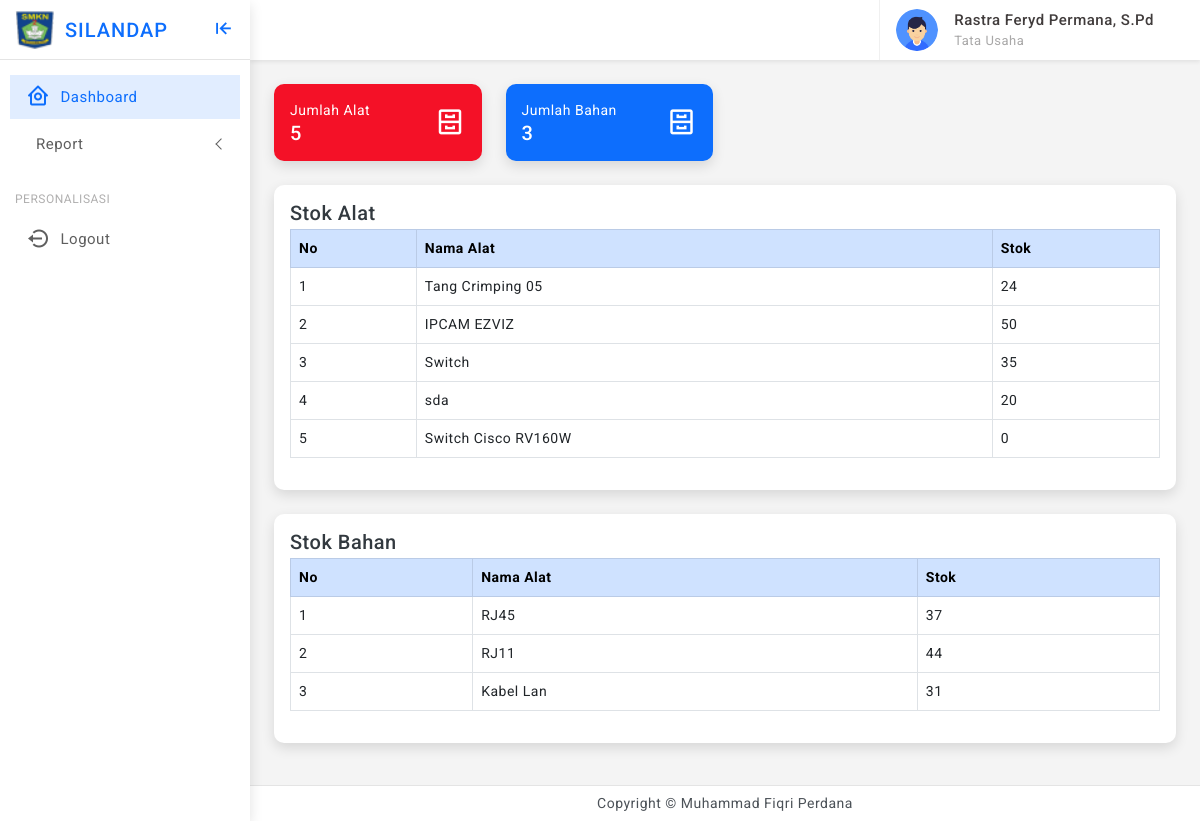
Screenshot of /tu/index.php (signed in) with the database file from the repository.
### tables this page shows
CREATE TABLE `tbl_barang` (
  `id_barang` int(11) NOT NULL,
  `kode_barang` varchar(50) NOT NULL,
  `nama_barang` varchar(100) NOT NULL,
  `kategori` varchar(25) NOT NULL,
  `kondisi` varchar(25) NOT NULL,
  `stok` int(11) NOT NULL,
  `foto` varchar(255) NOT NULL,
  `kepemilikan` varchar(100) NOT NULL
);

### tu/index.php (the view, shortened to what this page needs)
<?php
include "../koneksi.php";
?>
<!doctype html>
<html lang="en" class="">
<head>
    <link href="../assets/plugins/simplebar/css/simplebar.css" rel="stylesheet" />
    <link href="../assets/plugins/perfect-scrollbar/css/perfect-scrollbar.css" rel="stylesheet" />
    <link href="../assets/plugins/highcharts/css/highcharts.css" rel="stylesheet" />
    <link href="../assets/plugins/vectormap/jquery-jvectormap-2.0.2.css" rel="stylesheet" />
    <link href="../assets/plugins/metismenu/css/metisMenu.min.css" rel="stylesheet" />
    <link href="../assets/css/pace.min.css" rel="stylesheet" />
    <link href="../assets/css/bootstrap.min.css" rel="stylesheet">
    <link href="../assets/css/app.css" rel="stylesheet">
    <link href="../assets/css/icons.css" rel="stylesheet">
    <link rel="stylesheet" href="../assets/css/dark-theme.css" />
    <link rel="stylesheet" href="../assets/css/semi-dark.css" />
    <link rel="stylesheet" href="../assets/css/header-colors.css" />
</head>
<body>
    <div class="wrapper">
        <?php include "theme-sidebar.php" ?>
        <?php include "theme-header.php" ?>
        <div class="page-wrapper">
            <div class="page-content">
                <div class="row row-cols-1 row-cols-lg-2 row-cols-xl-4">
                    <?php
                    $query_alat = "SELECT * FROM tbl_barang WHERE kategori='Alat'";
                    $result_alat = mysqli_query($conn, $query_alat);
                    $jml_alat = mysqli_num_rows($result_alat);
                     ?>
                    <div class="col">
                        <div class="card radius-10 overflow-hidden bg-danger">
                            <div class="card-body">
                                <div class="d-flex align-items-center">
                                    <div>
                                        <p class="mb-0 text-white">Jumlah Alat</p>
                                        <h5 class="mb-0 text-white"><?php echo $jml_alat ?></h5>
                                    </div>
                                    <div class="ms-auto text-white"> <i class='bx bx-cabinet font-30'></i>
                                    </div>
                                </div>
                            </div>
                        </div>
                    </div>
                    <?php
                    $query_bahan = "SELECT * FROM tbl_barang WHERE kategori='Bahan'";
                    $result_bahan = mysqli_query($conn, $query_bahan);
                    $jml_bahan = mysqli_num_rows($result_bahan);
                     ?>
                    <div class="col">
                        <div class="card radius-10 overflow-hidden bg-primary">
                            <div class="card-body">
                                <div class="d-flex align-items-center">
                                    <div>
                                        <p class="mb-0 text-white">Jumlah Bahan</p>
                                        <h5 class="mb-0 text-white"><?php echo $jml_bahan ?></h5>
                                    </div>
                                    <div class="ms-auto text-white"> <i class='bx bx-cabinet font-30'></i>
                                    </div>
                                </div>
                            </div>
                        </div>
                    </div>
                </div>
                <div class="row">
                    <div class="col">
                        <div class="card radius-10 mb-4">
                            <div class="card-body">
                                <div class="d-flex align-items-center">
                                    <div>
                                        <h5 class="mb-1">Stok Alat</h5>
                                    </div>
                                </div>
                                <?php
                                $quer_alat2 = "SELECT * FROM tbl_barang WHERE kategori='Alat' LIMIT 5";
                                $result_alat2 = mysqli_query($conn, $quer_alat2);
                                ?>
                                <div class="table-responsive">
                                    <table class="table table-hover table-bordered">
                                        <thead class="table-primary">
                                            <tr>
                                                <th>No</th>
                                                <th>Nama Alat</th>
                                                <th>Stok</th>
                                            </tr>
                                        </thead>
                                        <tbody>
                                            <?php
                                            $no = 1;
                                            while ($row_alat2 = mysqli_fetch_assoc($result_alat2)) { ?>
                                            <tr>
                                                <td><?php echo $no++ ?></td>
                                                <td><?php echo $row_alat2["nama_barang"] ?></td>
                                                <td><?php echo $row_alat2["stok"] ?></td>
                                            </tr>
                                            <?php } ?>
                                        </tbody>
                                    </table>
                                </div>
                            </div>
                        </div>
                    </div>
                </div>
                <div class="row">
                    <div class="col">
                        <div class="card radius-10 mb-4">
                            <div class="card-body">
                                <div class="d-flex align-items-center">
                                    <div>
                                        <h5 class="mb-1">Stok Bahan</h5>
                                    </div>
                                </div>
                                <?php
                                $quer_bahan2 = "SELECT * FROM tbl_barang WHERE kategori='Bahan' LIMIT 5";
                                $result_bahan2 = mysqli_query($conn, $quer_bahan2);
                                ?>
                                <div class="table-responsive">
                                    <table class="table table-hover table-bordered">
                                        <thead class="table-primary">
                                            <tr>
                                                <th>No</th>
                                                <th>Nama Alat</th>
                                                <th>Stok</th>
                                            </tr>
                                        </thead>
                                        <tbody>
                                            <?php
                                            $no = 1;
                                            while ($row_bahan2 = mysqli_fetch_assoc($result_bahan2)) { ?>
                                            <tr>
                                                <td><?php echo $no++ ?></td>
                                                <td><?php echo $row_bahan2["nama_barang"] ?></td>
                                                <td><?php echo $row_bahan2["stok"] ?></td>
                                            </tr>
                                            <?php } ?>
                                        </tbody>
                                    </table>
                                </div>
                            </div>
                        </div>
                    </div>
                </div>
            </div>
        </div>
        <?php include "theme-footer.php" ?>
    </div>
</body>
</html>

### assets/css/app.css (style rules this page uses)
body { font-size: 14px; color: #4c5258; letter-spacing: 0.5px; background-color: #f4f4f4; font-family: 'Roboto', sans-serif; }
.wrapper { width: 100%; position: relative; }
.page-wrapper { height: 100%; margin-top: 60px; margin-bottom: 30px; margin-left: 250px; }
.page-content { padding: 1.5rem; }
.font-30 { font-size: 30px; }
.radius-10 { border-radius: 10px; }

### rows the page displays
tbl_barang: nama_barang "Tang Crimping 05", stok "24"
tbl_barang: nama_barang "IPCAM EZVIZ", stok "50"
tbl_barang: nama_barang "Switch", stok "35"
tbl_barang: nama_barang "sda", stok "20"
tbl_barang: nama_barang "Switch Cisco RV160W", stok "0"
tbl_barang: nama_barang "RJ45", stok "37"
tbl_barang: nama_barang "RJ11", stok "44"
tbl_barang: nama_barang "Kabel Lan", stok "31"

### other values shown
$_SESSION["nm_user"] "Rastra Feryd Permana, S.Pd"
$jml_alat "5"
$jml_bahan "3"
